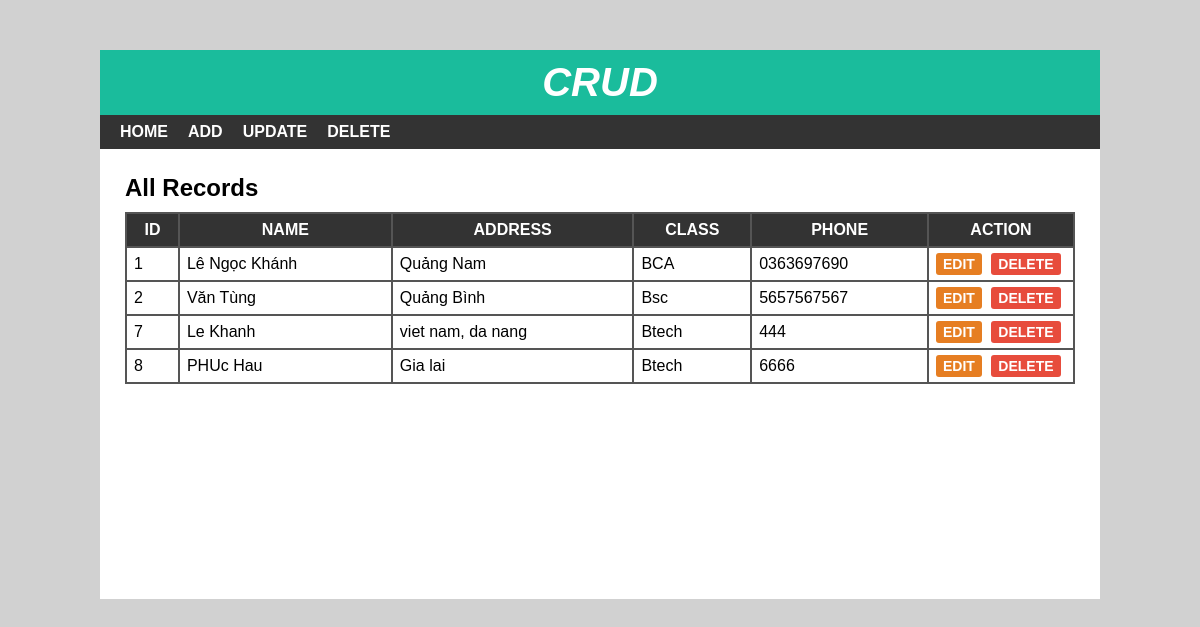
The page / on the database its author committed.
### tables this page shows
CREATE TABLE `student` (
  `id` int(11) NOT NULL,
  `sname` varchar(100) NOT NULL,
  `saddress` varchar(100) NOT NULL,
  `class` int(11) NOT NULL,
  `phone` varchar(100) NOT NULL
);

CREATE TABLE `studentclass` (
  `cid` int(11) NOT NULL,
  `cname` varchar(100) NOT NULL
);

### index.php (the view)
<?php
include 'header.php';
?>
<div id="main-content">
    <h2>All Records</h2>
    <?php
        include 'config.php';
        $sql = "SELECT * FROM student JOIN studentclass WHERE student.class=studentclass.cid";
        $result = mysqli_query($conn,$sql) or die("Query Unsuccess.");
        if (mysqli_num_rows($result) > 0) {
    ?>
    <table cellpadding="7px">
        <thead>
        <th>Id</th>
        <th>Name</th>
        <th>Address</th>
        <th>Class</th>
        <th>Phone</th>
        <th>Action</th>
        </thead>
        <tbody>
            <?php
                while($row = mysqli_fetch_assoc($result)){
            ?>
            <tr>
                <td><?php echo $row["id"] ?></td>
                <td><?php echo $row["sname"] ?></td>
                <td><?php echo $row["saddress"] ?></td>
                <td><?php echo $row["cname"] ?></td>
                <td><?php echo $row["phone"] ?></td>
                <td>
                    <a href='edit.php?id=<?php echo $row['id']; ?>'>Edit</a>
                    <a href='delete-inline.php?id=<?php echo $row['id']; ?>'>Delete</a>
                </td>
            </tr>
            <?php
            }
            ?>
        </tbody>
    </table>
    <?php
        }
        ?>
</div>
</div>
</body>
</html>

### header.php (shortened to what this page needs)
<!DOCTYPE html>
<html lang="en">
<head>
  <link rel="stylesheet" href="css/style.css">
</head>
<body>
    <div id="wrapper">
        <div id="header">
            <h1>Crud</h1>
        </div>
        <div id="menu">
            <ul>
                <li>
                    <a href="index.php">Home</a>
                </li>
                <li>
                    <a href="add.php">Add</a>
                </li>
                <li>
                    <a href="update.php">Update</a>
                </li>
                <li>
                    <a href="delete.php">Delete</a>
                </li>
            </ul>
        </div>

### css/style.css (style rules this page uses)
body { font:16px arial; margin: 0; padding: 0; background: #d1d1d1; }
#wrapper { width: 1000px; margin: 50px auto 0; background-color: #fff; }
#header { text-align: center; background-color: #1abc9c; padding: 10px; }
#header h1 { color: #fff; font-size: 40px; font-style: italic; font-weight: 700; text-transform: uppercase; margin: 0; }
#menu { background-color: #333; }
#menu ul { font-size: 0; padding: 0 10px; margin: 0; list-style: none; }
#menu ul li { display: inline-block; }
#menu ul li a { color: #fff; font-size: 16px; font-weight: 600; padding: 8px 10px; display: block; text-decoration: none; text-transform: uppercase; transition: all 0.3s ease; }
#main-content { padding: 25px; min-height: 400px; }
#main-content h2 { margin: 0 0 10px; text-transform: capitalize; }
#main-content table { width: 100%; background-color: #555; margin: 0 0 20px; }
#main-content table th { color: #fff; background-color: #333; text-transform: uppercase; }
#main-content table th:last-child { width: 130px; }
#main-content table td { background-color: #fff; }
#main-content table td a { font-size: 14px; font-weight: 600; text-transform: uppercase; padding: 3px 7px; color: #fff; background-color: #e67e22; text-decoration: none; border-radius: 3px; }
#main-content table td a:nth-child(2) { background-color: #e74c3c; margin: 0 0 0 5px; }

### rows shown on the page
student: id "1", sname "Lê Ngọc Khánh", saddress "Quảng Nam", studentclass.cname "BCA", phone "0363697690"
student: id "2", sname "Văn Tùng", saddress "Quảng Bình", studentclass.cname "Bsc", phone "5657567567"
student: id "7", sname "Le Khanh", saddress "viet nam, da nang", studentclass.cname "Btech", phone "444"
student: id "8", sname "PHUc Hau", saddress "Gia lai", studentclass.cname "Btech", phone "6666"
